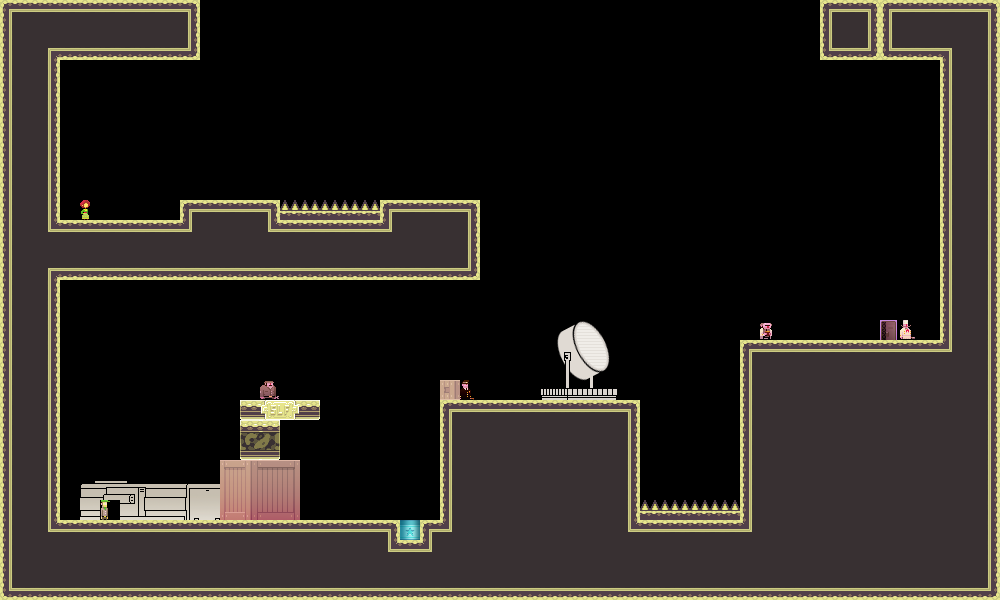

The image is a tile-based game level rendered from a .tmx file. Its description and complete source (layers, tilesets, objects, tile grids) follow:
An orthogonal 50x30 tile map with 20x20 px tiles, 1 tile layer (bg) and 1 object.

<map version="1.0" orientation="orthogonal" width="50" height="30" tilewidth="20" tileheight="20">
 <properties>
  <property name="liselotStart" value="YES" />
 </properties>
 <tileset firstgid="1" name="tiles_military" tilewidth="20" tileheight="20">
  <image source="../../../../XNAModeContent/Lemonade/tiles_military.png" width="400" height="400" />
  <terraintypes>
   <terrain name="solid" tile="151" />
   <terrain name="hollow" tile="94" />
  </terraintypes>
  <tile id="8" terrain=",,,1" />
  <tile id="9" terrain=",,1,1" />
  <tile id="10" terrain=",,1,1" />
  <tile id="11" terrain=",,1,1" />
  <tile id="12" terrain=",,1,1" />
  <tile id="13" terrain=",,1,1" />
  <tile id="14" terrain=",,1," />
  <tile id="15" terrain="1,1,1," />
  <tile id="16" terrain="1,1,,1" />
  <tile id="28" terrain=",1,,1" />
  <tile id="34" terrain="1,,1," />
  <tile id="35" terrain="1,,1,1" />
  <tile id="36" terrain=",1,1,1" />
  <tile id="48" terrain=",1,,1" />
  <tile id="54" terrain="1,,1," />
  <tile id="68" terrain=",1,,1" />
  <tile id="74" terrain="1,,1," />
  <tile id="88" terrain=",1,,1" />
  <tile id="94" terrain="1,,1," />
  <tile id="108" terrain=",1,,1" />
  <tile id="114" terrain="1,,1," />
  <tile id="128" terrain=",1,," />
  <tile id="129" terrain="1,1,," />
  <tile id="130" terrain="1,1,," />
  <tile id="131" terrain="1,1,," />
  <tile id="132" terrain="1,1,," />
  <tile id="133" terrain="1,1,," />
  <tile id="134" terrain="1,,," />
  <tile id="148" terrain=",,,0" />
  <tile id="149" terrain=",,0,0" />
  <tile id="150" terrain=",,0," />
  <tile id="151" terrain="0,0,0," />
  <tile id="152" terrain="0,0,," />
  <tile id="153" terrain="0,0,,0" />
  <tile id="168" terrain=",0,,0" />
  <tile id="170" terrain="0,,0," />
  <tile id="171" terrain="0,,0," />
  <tile id="173" terrain=",0,,0" />
  <tile id="188" terrain=",0,," />
  <tile id="189" terrain="0,0,," />
  <tile id="190" terrain="0,,," />
  <tile id="191" terrain="0,,0,0" />
  <tile id="192" terrain=",,0,0" />
  <tile id="193" terrain=",0,0,0" />
  <tile id="194" terrain="0,0,0,0" />
  <tile id="195" terrain="1,1,1,1" />
  <tile id="356">
   <properties>
    <property name="LargeCrate" value="" />
   </properties>
  </tile>
  <tile id="380">
   <properties>
    <property name="Andre" value="" />
   </properties>
  </tile>
  <tile id="381">
   <properties>
    <property name="Liselot" value="" />
   </properties>
  </tile>
  <tile id="382">
   <properties>
    <property name="Amsterdaam" value="" />
   </properties>
  </tile>
  <tile id="383">
   <properties>
    <property name="Worker" value="" />
   </properties>
  </tile>
  <tile id="384">
   <properties>
    <property name="Inspector" value="" />
   </properties>
  </tile>
  <tile id="385">
   <properties>
    <property name="Chef" value="" />
   </properties>
  </tile>
  <tile id="386">
   <properties>
    <property name="Exit" value="" />
   </properties>
  </tile>
  <tile id="387">
   <properties>
    <property name="Trampoline" value="" />
   </properties>
  </tile>
  <tile id="388">
   <properties>
    <property name="SmallCrate" value="" />
   </properties>
  </tile>
  <tile id="389">
   <properties>
    <property name="SugarBag" value="" />
   </properties>
  </tile>
 </tileset>
 <layer name="bg" width="50" height="30">
  <data encoding="csv">
149,193,150,150,150,150,193,193,193,151,0,0,0,0,0,0,0,0,0,0,0,0,0,0,0,0,0,0,0,0,0,0,0,0,0,0,0,0,0,0,0,149,193,151,149,150,150,150,193,151,
169,195,195,195,195,195,195,195,195,171,0,0,0,0,0,0,0,0,0,0,0,0,0,0,0,0,0,0,0,0,0,0,0,0,0,0,0,0,0,0,0,174,195,172,174,195,195,195,195,171,
174,195,152,190,153,153,190,153,153,191,0,0,0,0,0,0,0,0,0,0,0,0,0,0,0,0,0,0,0,0,0,0,0,0,0,0,0,0,0,0,0,189,153,191,189,190,190,154,195,172,
169,195,171,0,0,0,0,0,0,0,0,0,0,0,0,0,0,0,0,0,0,0,0,0,0,0,0,0,0,0,0,0,0,0,0,0,0,0,0,0,0,0,0,0,0,0,0,169,195,172,
169,195,172,0,0,0,0,0,0,0,0,0,0,0,0,0,0,0,0,0,0,0,0,0,0,0,0,0,0,0,0,0,0,0,0,0,0,0,0,0,0,0,0,0,0,0,0,169,195,172,
169,195,171,0,0,0,0,0,0,0,0,0,0,0,0,0,0,0,0,0,0,0,0,0,0,0,0,0,0,0,0,0,0,0,0,0,0,0,0,0,0,0,0,0,0,0,0,174,195,171,
174,195,172,0,0,0,0,0,0,0,0,0,0,0,0,0,0,0,0,0,0,0,0,0,0,0,0,0,0,0,0,0,0,0,0,0,0,0,0,0,0,0,0,0,0,0,0,174,195,172,
174,195,171,0,0,0,0,0,0,0,0,0,0,0,0,0,0,0,0,0,0,0,0,0,0,0,0,0,0,0,0,0,0,0,0,0,0,0,0,0,0,0,0,0,0,0,0,174,195,171,
169,195,172,0,0,0,0,0,0,0,0,0,0,0,0,0,0,0,0,0,0,0,0,0,0,0,0,0,0,0,0,0,0,0,0,0,0,0,0,0,0,0,0,0,0,0,0,174,195,172,
174,195,172,0,0,0,0,0,0,0,0,0,0,0,0,0,0,0,0,0,0,0,0,0,0,0,0,0,0,0,0,0,0,0,0,0,0,0,0,0,0,0,0,0,0,0,0,174,195,171,
174,195,171,0,382,0,0,0,0,149,150,193,193,151,391,391,391,391,391,149,150,150,150,151,0,0,0,0,0,0,0,0,0,0,0,0,0,0,0,0,0,0,0,0,0,0,0,174,195,172,
169,195,192,193,150,150,150,193,193,194,195,195,195,192,193,150,193,193,150,194,195,195,195,171,0,0,0,0,0,0,0,0,0,0,0,0,0,0,0,0,0,0,0,0,0,0,0,169,195,171,
169,195,195,195,195,195,195,195,195,195,195,195,195,195,195,195,195,195,195,195,195,195,195,172,0,0,0,0,0,0,0,0,0,0,0,0,0,0,0,0,0,0,0,0,0,0,0,169,195,171,
174,195,152,190,190,190,153,153,190,153,153,153,153,153,153,190,153,190,190,153,153,190,190,191,0,0,0,0,0,0,0,0,0,0,0,0,0,0,0,0,0,0,0,0,0,0,0,169,195,171,
174,195,172,0,0,0,0,0,0,0,0,0,0,0,0,0,0,0,0,0,0,0,0,0,0,0,0,0,0,0,0,0,0,0,0,0,0,0,0,0,0,0,0,0,0,0,0,174,195,171,
169,195,171,0,0,0,0,0,0,0,0,0,0,0,0,0,0,0,0,0,0,0,0,0,0,0,0,0,0,0,0,0,0,0,0,0,0,0,0,0,0,0,0,295,0,0,0,169,195,171,
169,195,171,0,0,0,0,0,0,0,0,0,0,0,0,0,0,0,0,0,0,0,0,0,0,0,0,201,202,203,204,0,0,0,0,0,0,0,385,0,0,0,0,0,387,386,0,169,195,172,
174,195,171,0,0,0,0,0,0,0,0,0,0,0,0,0,0,0,0,0,0,0,0,0,0,0,0,221,222,223,224,0,0,0,0,0,0,149,193,193,150,193,193,193,150,150,150,194,195,171,
169,195,172,0,0,0,0,0,0,0,0,0,0,0,0,0,0,0,0,0,0,0,0,0,0,0,0,241,242,243,244,0,0,0,0,0,0,169,195,195,195,195,195,195,195,195,195,195,195,171,
174,195,172,0,0,0,0,0,0,0,0,0,0,384,0,0,0,0,0,0,0,0,389,383,0,0,0,261,262,263,264,0,0,0,0,0,0,174,195,195,195,195,195,195,195,195,195,195,195,171,
169,195,171,0,0,0,0,0,0,0,0,0,103,104,105,106,0,0,0,0,0,0,149,150,150,150,193,150,150,150,193,151,0,0,0,0,0,169,195,195,195,195,195,195,195,195,195,195,195,172,
174,195,171,0,0,0,0,0,0,0,0,0,4,5,0,0,0,0,0,0,0,0,169,195,195,195,195,195,195,195,195,172,0,0,0,0,0,169,195,195,195,195,195,195,195,195,195,195,195,172,
174,195,171,206,207,208,209,210,211,212,213,214,24,25,0,0,0,0,0,0,0,0,174,195,195,195,195,195,195,195,195,171,0,0,0,0,0,169,195,195,195,195,195,195,195,195,195,195,195,172,
169,195,171,226,227,228,229,230,231,232,233,357,358,359,360,0,0,0,0,0,0,0,169,195,195,195,195,195,195,195,195,171,0,0,0,0,0,174,195,195,195,195,195,195,195,195,195,195,195,172,
174,195,171,246,247,248,249,250,251,252,253,377,378,379,380,0,0,0,0,0,0,0,169,195,195,195,195,195,195,195,195,172,0,0,0,0,0,174,195,195,195,195,195,195,195,195,195,195,195,171,
169,195,172,266,267,381,269,270,271,272,273,397,398,399,400,0,0,0,0,0,0,0,169,195,195,195,195,195,195,195,195,172,391,391,391,391,391,174,195,195,195,195,195,195,195,195,195,195,195,171,
174,195,192,193,193,193,193,150,150,193,150,150,193,193,193,193,150,150,193,151,388,149,194,195,195,195,195,195,195,195,195,192,193,193,193,150,150,194,195,195,195,195,195,195,195,195,195,195,195,171,
174,195,195,195,195,195,195,195,195,195,195,195,195,195,195,195,195,195,195,192,193,194,195,195,195,195,195,195,195,195,195,195,195,195,195,195,195,195,195,195,195,195,195,195,195,195,195,195,195,172,
169,195,195,195,195,195,195,195,195,195,195,195,195,195,195,195,195,195,195,195,195,195,195,195,195,195,195,195,195,195,195,195,195,195,195,195,195,195,195,195,195,195,195,195,195,195,195,195,195,172,
189,190,190,153,190,153,153,190,153,153,153,153,153,190,190,153,190,190,190,153,190,153,190,153,153,153,153,153,153,153,190,190,153,153,190,190,190,153,153,153,153,153,153,153,190,190,153,153,153,191
</data>
 </layer>
 <objectgroup name="boxes" width="50" height="30">
  <object x="480" y="200">
   <polyline points="0,0 260,0 260,-60 0,-60" />
  </object>
 </objectgroup>
</map>
